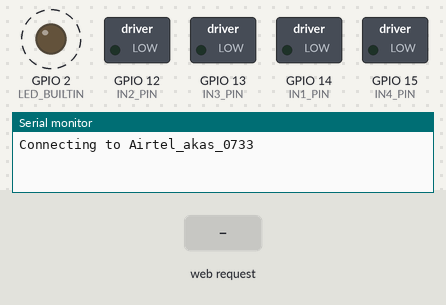
Recording of a sketch running on a simulated ESP8266 (NodeMCU). Parts: switched loads named in the sketch (green lamp = pin HIGH), output pins drawn as LEDs (lit = HIGH, except the on-board LED, lit = LOW), the last lines printed to the serial monitor. Dashed ring = blinking. Inputs (shaded band) come from the test bench. WiFi joins after 1.5 s; servers stay silent unless stated.

Above: at 1.3 s.
At 2.3 s:
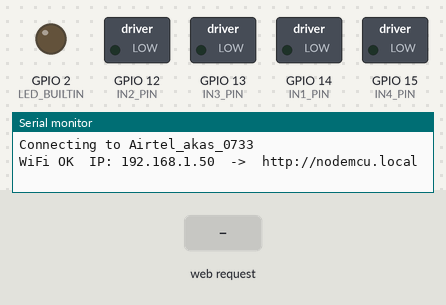
2.4 s: HTTP request GET /drive?c=FWD received
At 2.5 s:
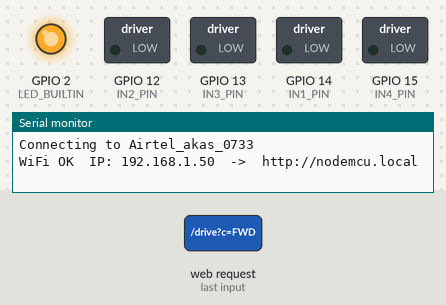
Timing chart, 0 to 5.4 s (numbered marks = the images above; inputs shaded):
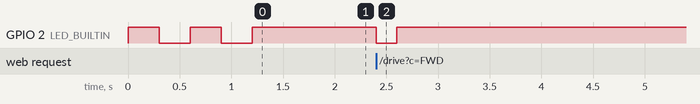

Measured:
- after the input at 2.4 s, GPIO 2 (LED_BUILTIN): HIGH → LOW at once, → HIGH 0.20 s later
- by itself, GPIO 2 (LED_BUILTIN): alternates HIGH for 0.30 s and LOW for 0.30 s, 4 changes in all, then stays HIGH

The sketch:

rc_car_wifi.ino
```cpp
// rc_car_wifi — NodeMCU joins phone hotspot, joystick page hosted on the car
// LED: blink = connecting to Wi-Fi, OFF = connected & idle, ON = motors driving
// Failsafe: no drive command for 200 ms -> STOP

#include <ESP8266WiFi.h>
#include <ESP8266WebServer.h>
#include <ESP8266mDNS.h>

const char *WIFI_SSID = "Airtel_akas_0733";
const char *WIFI_PASS = "Air@27921";
const char *MDNS_HOST = "nodemcu";  // http://nodemcu.local

const uint8_t IN1_PIN = 14;  // D5
const uint8_t IN2_PIN = 12;  // D6
const uint8_t IN3_PIN = 13;  // D7
const uint8_t IN4_PIN = 15;  // D8

const unsigned long FAILSAFE_MS = 200;
const unsigned long BLINK_MS = 300;

unsigned long lastCmdMs = 0;
unsigned long lastBlinkMs = 0;
bool ledPhase = false;
bool wifiWasDown = true;
bool mdnsUp = false;

uint8_t lastCmd = 0;  // 0=STOP 1=FWD 2=BACK 3=LEFT 4=RIGHT

ESP8266WebServer server(80);

void applyCmd(uint8_t cmd) {
  switch (cmd) {
    case 1:  // FWD
      digitalWrite(IN1_PIN, HIGH); digitalWrite(IN2_PIN, LOW);
      digitalWrite(IN3_PIN, HIGH); digitalWrite(IN4_PIN, LOW);
      break;
    case 2:  // BACK
      digitalWrite(IN1_PIN, LOW);  digitalWrite(IN2_PIN, HIGH);
      digitalWrite(IN3_PIN, LOW);  digitalWrite(IN4_PIN, HIGH);
      break;
    case 3:  // LEFT pivot: left rev, right fwd
      digitalWrite(IN1_PIN, LOW);  digitalWrite(IN2_PIN, HIGH);
      digitalWrite(IN3_PIN, HIGH); digitalWrite(IN4_PIN, LOW);
      break;
    case 4:  // RIGHT pivot: left fwd, right rev
      digitalWrite(IN1_PIN, HIGH); digitalWrite(IN2_PIN, LOW);
      digitalWrite(IN3_PIN, LOW);  digitalWrite(IN4_PIN, HIGH);
      break;
    default:  // STOP
      digitalWrite(IN1_PIN, LOW); digitalWrite(IN2_PIN, LOW);
      digitalWrite(IN3_PIN, LOW); digitalWrite(IN4_PIN, LOW);
      break;
  }
}

const char *cmdName(uint8_t c) {
  switch (c) {
    case 1: return "FWD";
    case 2: return "BACK";
    case 3: return "LEFT";
    case 4: return "RIGHT";
    default:return "STOP";
  }
}

const char INDEX_HTML[] PROGMEM = R"rawliteral(
<!DOCTYPE html><html><head><meta charset="utf-8">
<meta name="viewport" content="width=device-width,initial-scale=1,user-scalable=no">
<title>RC Car</title>
<style>
html,body{margin:0;height:100%;background:#111;color:#eee;font-family:system-ui,sans-serif;
  display:flex;flex-direction:column;align-items:center;justify-content:center;gap:14px;user-select:none;-webkit-user-select:none;touch-action:none}
h1{font-size:20px;margin:0;letter-spacing:2px}
#st{font-size:14px;color:#f66}
.grid{display:grid;grid-template-columns:repeat(3,96px);grid-template-rows:repeat(3,96px);gap:10px}
button{font-size:22px;font-weight:700;border:0;border-radius:14px;background:#2a2a2e;color:#eee;touch-action:none}
button:active{background:#3d7cff}
.wide{grid-column:2}
</style></head><body>
<h1>RC CAR</h1><div id="st">STOP</div>
<div class="grid">
  <div></div><button data-c="FWD" class="wide">&#9650;</button><div></div>
  <button data-c="LEFT">&#9664;</button>
  <button data-c="STOP" id="stopBtn">&#9632;</button>
  <button data-c="RIGHT">&#9654;</button>
  <div></div><button data-c="BACK" class="wide">&#9660;</button><div></div>
</div>
<script>
let timer=null;
const st=document.getElementById('st');
async function send(c){
  st.textContent=c; st.style.color=(c==='STOP'?'#f66':'#8f8');
  try{await fetch('/drive?c='+c)}catch(e){}
}
function press(c){
  if(timer)clearInterval(timer);
  send(c);
  if(c!=='STOP')timer=setInterval(()=>send(c),60);
}
function release(){
  if(timer){clearInterval(timer);timer=null}
  send('STOP');
}
document.querySelectorAll('button[data-c]').forEach(b=>{
  b.addEventListener('pointerdown',e=>{e.preventDefault();press(b.dataset.c)});
  b.addEventListener('pointerup',release);
  b.addEventListener('pointerleave',()=>{if(timer)release()});
  b.addEventListener('pointercancel',release);
  b.addEventListener('contextmenu',e=>e.preventDefault());
});
document.addEventListener('visibilitychange',()=>{if(document.hidden)release()});
window.addEventListener('pagehide',release);
</script></body></html>
)rawliteral";

void handleRoot() {
  server.send_P(200, "text/html", INDEX_HTML);
}

void handleDrive() {
  if (!server.hasArg("c")) { server.send(400); return; }
  String c = server.arg("c");
  uint8_t cmd = 0;
  if      (c == "FWD")   cmd = 1;
  else if (c == "BACK")  cmd = 2;
  else if (c == "LEFT")  cmd = 3;
  else if (c == "RIGHT") cmd = 4;
  lastCmd = cmd;
  lastCmdMs = millis();
  server.send(200, "text/plain", "ok");
}

void setup() {
  Serial.begin(115200);
  pinMode(IN1_PIN, OUTPUT);
  pinMode(IN2_PIN, OUTPUT);
  pinMode(IN3_PIN, OUTPUT);
  pinMode(IN4_PIN, OUTPUT);
  applyCmd(0);

  pinMode(LED_BUILTIN, OUTPUT);
  digitalWrite(LED_BUILTIN, HIGH);  // off until connect (then blink while connecting)

  WiFi.mode(WIFI_STA);
  WiFi.setAutoReconnect(true);
  WiFi.begin(WIFI_SSID, WIFI_PASS);
  Serial.print("Connecting to ");
  Serial.println(WIFI_SSID);

  server.on("/", handleRoot);
  server.on("/drive", handleDrive);
  server.begin();
}

void loop() {
  unsigned long now = millis();

  if (lastCmd != 0 && now - lastCmdMs >= FAILSAFE_MS) {
    lastCmd = 0;
    applyCmd(0);
    Serial.println("FAILSAFE STOP (no command in 200 ms)");
  }

  bool connected = (WiFi.status() == WL_CONNECTED);

  if (!connected) {
    wifiWasDown = true;
    mdnsUp = false;
    if (now - lastBlinkMs >= BLINK_MS) {     // blink = trying to connect
      lastBlinkMs = now;
      ledPhase = !ledPhase;
      digitalWrite(LED_BUILTIN, ledPhase ? LOW : HIGH);
    }
    return;  // no server/mDNS work until connected; failsafe still runs above
  }

  if (wifiWasDown) {
    wifiWasDown = false;
    Serial.print("WiFi OK  IP: ");
    Serial.print(WiFi.localIP());
    if (MDNS.begin(MDNS_HOST)) {
      mdnsUp = true;
      Serial.print("  ->  http://");
      Serial.print(MDNS_HOST);
      Serial.println(".local");
    } else {
      Serial.println("  (mDNS failed)");
    }
  }

  if (mdnsUp) MDNS.update();
  server.handleClient();

  // LED after connect: OFF when idle/stop, ON while driving
  digitalWrite(LED_BUILTIN, (lastCmd != 0) ? LOW : HIGH);
}
```
